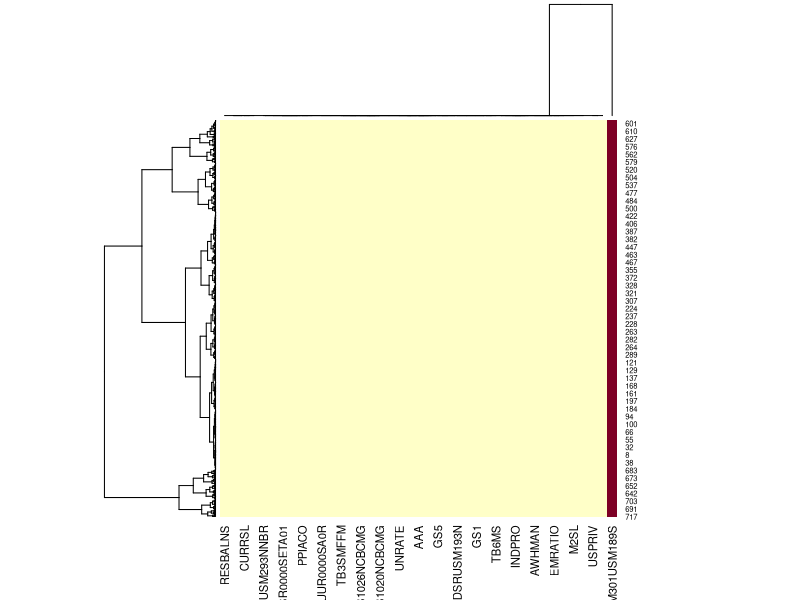

Here is the R script that generated this plot: (Note: a time limit stopped this script after it produced the figure.)
## ---- chunk 1

library(dplyr)
library(ggplot2)
library(glmnet)
library(randomForest)
library(readxl)
library(tidyverse)
library(gridExtra)
## ---- chunk 2
setwd('/Users/haiqiong/Desktop/9890 R')
## ---- chunk 3
df<-read_excel('USA_national_economic_data.xls')
df<-as.data.frame.data.frame(df)
## ---- chunk 4

str(df)
## ---- chunk 5
glimpse(df)
sum(is.na(df))

summary(df)
## ---- chunk 6
df <- df%>%select(-DATE) 
glimpse(df)
## ---- chunk 7
df<-df%>%select(-UNRATE,everything())
for(i in 1:ncol(df)){
  df[is.na(df[,i]), i] <- mean(df[,i], na.rm = TRUE)
}
summary(df)
## ---- chunk 8
df1<-as.matrix(df)
heatmap(df1)
## ---- chunk 9
set.seed(1)

n        =    dim(df)[1]
n
p        =    dim(df)[2]
p
y        =   as.matrix(df[,p])
y
X        =   data.matrix(df[,-p])  
X
mu       =   as.vector(apply(X, 2, 'mean'))
sd       =   as.vector(apply(X, 2, 'sd'))
X.orig   =   X
for (i in c(1:n)){
  X[i,]   =    (X[i,] - mu)/sd
}

apply(X, 2, 'mean')
apply(X, 2, 'sd')
## ---- chunk 10
set.seed(1)

n.train          =     floor(0.8*n)
n.test           =     n-n.train
M                =     100
Rsq.test.rf      =     rep(0,M)  # rf= randomForest
Rsq.train.rf     =     rep(0,M)
Rsq.test.el      =     rep(0,M)  #el = elastic net
Rsq.train.el     =     rep(0,M)
Rsq.test.rid     =     rep(0,M)
Rsq.train.rid    =     rep(0,M)
Rsq.test.lasso   =     rep(0,M) 
Rsq.train.lasso  =     rep(0,M)
time.rid         =     rep(0,M)
time.lasso       =     rep(0,M)
time.rf          =     rep(0,M)
time.el          =     rep(0,M)
## ---- chunk 11
for (m in c(1:M)) {
  shuffled_indexes =     sample(n)
  train            =     shuffled_indexes[1:n.train]
  test             =     shuffled_indexes[(1+n.train):n]
  X.train          =     X[train, ]
  y.train          =     y[train,]
  X.test           =     X[test, ]
  y.test           =     y[test,]
  

  #fit ridge and calculate and record the train and test R^2
  cv.rid            =     cv.glmnet(X.train, y.train, alpha = 0, family = "gaussian",intercept = T, type.measure = "mae", nfolds = 10)
  rid.fit           =     glmnet(X.train, y.train, alpha = 0, family = "gaussian",intercept = T, type.measure = "mae", lambda = cv.rid$lambda.min)
  y.train.hat.rid   =     X.train %*% rid.fit$beta + rid.fit$a0  
  y.test.hat.rid    =     X.test %*% rid.fit$beta  + rid.fit$a0
  Rsq.test.rid[m]   =     1-mean((y.test - y.test.hat.rid)^2)/mean((y - mean(y))^2)
  Rsq.train.rid[m]  =     1-mean((y.train - y.train.hat.rid)^2)/mean((y - mean(y))^2)

  
  

  #fit lasso and calculate and record the train and test R^2
  cv.lasso            =     cv.glmnet(X.train, y.train, alpha = 1, nfolds = 10)
  lasso.fit           =     glmnet(X.train, y.train, alpha = 1, lambda = cv.lasso$lambda.min)
  y.train.hat.lasso   =     X.train %*% lasso.fit$beta + lasso.fit$a0  
  y.test.hat.lasso    =     X.test %*% lasso.fit$beta  + lasso.fit$a0
  Rsq.test.lasso[m]   =     1-mean((y.test - y.test.hat.lasso)^2)/mean((y - mean(y))^2)
  Rsq.train.lasso[m]  =     1-mean((y.train - y.train.hat.lasso)^2)/mean((y - mean(y))^2)

  

  # fit elastic-net and calculate and record the train and test R squares 
  a=0.5 # elastic-net
  cv.el            =     cv.glmnet(X.train, y.train, alpha = a, nfolds = 10)
  el.fit           =     glmnet(X.train, y.train, alpha = a, lambda = cv.el$lambda.min)
  y.train.hat.el   =     predict(el.fit, newx = X.train, type = "response")
  y.test.hat.el    =     predict(el.fit, newx = X.test, type = "response")
  Rsq.test.el[m]   =     1-mean((y.test - y.test.hat.el)^2)/mean((y - mean(y))^2)
  Rsq.train.el[m]  =     1-mean((y.train - y.train.hat.el)^2)/mean((y - mean(y))^2)

  
  

  # fit RF and calculate and record the train and test R squares 
  rf               =     randomForest(X.train, y.train, mtry = sqrt(p), importance = TRUE)
  y.test.hat.rf    =     predict(rf, X.test)
  y.train.hat.rf   =     predict(rf, X.train)
  Rsq.test.rf[m]   =     1-mean((y.test - y.test.hat.rf)^2)/mean((y - mean(y))^2)
  Rsq.train.rf[m]  =     1-mean((y.train - y.train.hat.rf)^2)/mean((y - mean(y))^2)

  
  cat(sprintf("m=%3.f| Rsq.test.rf=%.2f,  Rsq.test.el=%.2f| Rsq.train.rid=%.2f,  Rsq.train.lasso=%.2f| \n", m,  Rsq.test.rf[m], Rsq.test.el[m],  Rsq.train.rid[m], Rsq.train.lasso[m]))
  
}



## ---- chunk 12

#boxplot rf
par(mfrow=c(1,2))
boxplot(Rsq.train.rf,main='Random Forest Train R^2')
boxplot(Rsq.test.rf,main='Random Forest Test R^2')

#boxplot el
boxplot(Rsq.train.el,main='Elnet Regression Train R^2')
boxplot(Rsq.test.el,main='Elnet Regression Test R^2')

#boxplot rid
boxplot(Rsq.train.rid,main='Ridge Regression Train R^2')
boxplot(Rsq.test.rid,main='Ridge Regression Test R^2')

#boxplot lasso
boxplot(Rsq.train.lasso,main='Lasso Regression Train R^2')
boxplot(Rsq.test.lasso,main='Lasso Regression Test R^2')
## ---- chunk 13
for (i in 0:10) {
  assign(paste("fit", i, sep=""), cv.glmnet(X.train, y.train, type.measure="mse", 
                                            alpha=i/10,family="gaussian"))
}
par(mfrow=c(1,1))
plot(fit10, main="LASSO")
plot(fit0, main="Ridge")
plot(fit5, main="Elastic Net")
## ---- chunk 14
#rid
re.test.rid=y.test - (X.test %*% rid.fit$beta  + rid.fit$a0)
re.train.rid=y.train - (X.train %*% rid.fit$beta +rid.fit$a0)
re.train.rid=re.train.rid[,1]
re.test.rid=re.test.rid[,1]
par(mfrow=c(1,2))
boxplot(re.test.rid,main='Residual Ridge test')
boxplot(re.train.rid,main='Residual Lasso train')

#lasso
re.test.lasso=y.test - (X.test %*% lasso.fit$beta  + lasso.fit$a0)
re.train.lasso=y.train - (X.train %*% lasso.fit$beta +lasso.fit$a0)
re.train.lasso=re.train.lasso[,1]
re.test.lasso=re.test.lasso[,1]
par(mfrow=c(1,2))
boxplot(re.test.lasso,main='Residual Lasso test')
boxplot(re.train.lasso,main='Residual Lasso train')

#el
re.test.el=y.test - (X.test %*% el.fit$beta  + el.fit$a0)
re.train.el=y.train - (X.train %*% el.fit$beta +el.fit$a0)
re.train.el=re.train.el[,1]
re.test.el=re.test.el[,1]
par(mfrow=c(1,2))
boxplot(re.test.el,main='Residual Elastic test')
boxplot(re.train.el,main='Residual Lasso train')

#rf
re.test.rf=y.test - y.test.hat.rf
re.train.rf=y.train - y.train.hat.rf

par(mfrow=c(1,2))
boxplot(re.test.rf,main='Residual Randomforest test')
boxplot(re.train.rf,main='Residual Randomforest train')


## ---- chunk 15
bootstrapSamples =     100
beta.rf.bs       =     matrix(0, nrow = p-1, ncol = bootstrapSamples)    
beta.el.bs       =     matrix(0, nrow = p-1, ncol = bootstrapSamples)         
beta.rid.bs      =     matrix(0, nrow = p-1, ncol = bootstrapSamples)    
beta.lasso.bs    =     matrix(0, nrow = p-1, ncol = bootstrapSamples)         

for (m in 1:bootstrapSamples){
  bs_indexes       =     sample(n, replace=T)
  X.bs             =     X[bs_indexes, ]
  y.bs             =     y[bs_indexes]
  
  # fit bs rf
  rf               =     randomForest(X.bs, y.bs, mtry = sqrt(p), importance = TRUE)
  beta.rf.bs[,m]   =     as.vector(rf$importance[,1])
  # fit bs el
  a                =     0.5 # elastic-net
  cv.el            =     cv.glmnet(X.bs, y.bs, alpha = a, nfolds = 10)
  el.fit           =     glmnet(X.bs, y.bs, alpha = a, lambda = cv.el$lambda.min)  
  beta.el.bs[,m]   =     as.vector(el.fit$beta)
  # fit bs rid
  cv.rid           =     cv.glmnet(X.train, y.train, alpha = 0, family = "gaussian",intercept = T, type.measure = "mae", nfolds = 10)
  rid.fit          =     glmnet(X.train, y.train, alpha = 0, family = "gaussian", intercept = T, lambda = cv.rid$lambda.min)
  beta.rid.bs[,m]  =     as.vector(rid.fit$beta)
  # fit bs lasso
  cv.lasso         =     cv.glmnet(X.train, y.train, alpha = 1, family = "gaussian",intercept = T, type.measure = "mae", nfolds = 10)
  lasso.fit        =     glmnet(X.train, y.train, alpha = 1, family = "gaussian", intercept = T, lambda = cv.lasso$lambda.min)
  beta.lasso.bs[,m]=     as.vector(lasso.fit$beta)
  cat(sprintf("Bootstrap Sample %3.f \n", m))
}

# calculate bootstrapped standard errors / alternatively you could use qunatiles to find upper and lower bounds
rf.bs.sd    = apply(beta.rf.bs, 1, "sd")
el.bs.sd    = apply(beta.el.bs, 1, "sd")
rid.bs.sd   = apply(beta.rid.bs, 1, "sd")
lasso.bs.sd = apply(beta.lasso.bs, 1, "sd")


# fit rf to the whole data
rf               =     randomForest(X, y, mtry = sqrt(p), importance = TRUE)

# fit el to the whole data
a=0.5 # elastic-net
cv.el            =     cv.glmnet(X, y, alpha = a, nfolds = 10)
el.fit           =     glmnet(X, y, alpha = a, lambda = cv.el$lambda.min)

# fit rid to the whole data
cv.rid           =     cv.glmnet(X, y, alpha = 0, nfolds = 10)
rid.fit          =     glmnet(X, y, alpha = 0, lambda = cv.rid$lambda.min)
# fit lasso to the whole data
cv.lasso         =     cv.glmnet(X, y, alpha = 1, nfolds = 10)
lasso.fit        =     glmnet(X, y, alpha = 1, lambda = cv.lasso$lambda.min)



betaS.rf               =     data.frame(names(X[1,]), as.vector(rf$importance[,1]), 2*rf.bs.sd)
colnames(betaS.rf)     =     c( "feature", "value", "err")

betaS.el               =     data.frame(names(X[1,]), as.vector(el.fit$beta), 2*el.bs.sd)
colnames(betaS.el)     =     c( "feature", "value", "err")

betaS.rid              =     data.frame(names(X[1,]), as.vector(rid.fit$beta), 2*rid.bs.sd)
colnames(betaS.rid)    =     c( "feature", "value", "err")

betaS.lasso            =     data.frame(names(X[1,]), as.vector(lasso.fit$beta), 2*lasso.bs.sd)
colnames(betaS.lasso)  =     c( "feature", "value", "err")


# need to change the order of factor levels by specifying the order explicitly.
betaS.rf$feature     =  factor(betaS.rf$feature, levels = betaS.rf$feature[order(betaS.rf$value, decreasing = TRUE)])
betaS.el$feature     =  factor(betaS.el$feature, levels = betaS.el$feature[order(betaS.el$value, decreasing = TRUE)])
betaS.rid$feature    =  factor(betaS.rid$feature, levels = betaS.rid$feature[order(betaS.rid$value, decreasing = TRUE)])
betaS.lasso$feature  =  factor(betaS.lasso$feature, levels = betaS.lasso$feature[order(betaS.lasso$value, decreasing = TRUE)])


rfPlot =  ggplot(betaS.rf, aes(x=feature, y=value)) +
  geom_bar(stat = "identity", fill="white", colour="black")    +
  geom_errorbar(aes(ymin=value-err, ymax=value+err), width=.2) +
  ggtitle('Rf importance of variables')

elPlot =  ggplot(betaS.el, aes(x=feature, y=value)) +
  geom_bar(stat = "identity", fill="white", colour="black")    +
  geom_errorbar(aes(ymin=value-err, ymax=value+err), width=.2) +
  ggtitle('El importance of variables')

ridPlot =  ggplot(betaS.rid, aes(x=feature, y=value)) +
  geom_bar(stat = "identity", fill="white", colour="black")    +
  geom_errorbar(aes(ymin=value-err, ymax=value+err), width=.2) +
  ggtitle('Rid importance of variables')

lassoPlot =  ggplot(betaS.lasso, aes(x=feature, y=value)) +
  geom_bar(stat = "identity", fill="white", colour="black")    +
  geom_errorbar(aes(ymin=value-err, ymax=value+err), width=.2) +
  ggtitle('Lasso importance of variables')


grid.arrange(rfPlot, elPlot, ridPlot,lassoPlot,nrow = 2)
